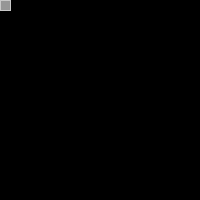
Frame 1 (no input)
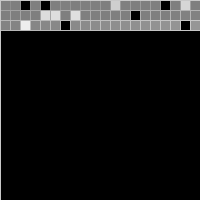
Frame 60 (the mouse pressed at the canvas centre just before this capture)
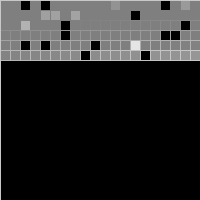
Frame 120 (the mouse held since frame 60 and released just before this capture)

The Processing sketch that drew these frames (run headless with seeded random() and noise(); from frame 60 on, the mouse is pressed at the canvas centre):

// Processing sketch: MultipleProbability
// ── MultipleProbability.pde
// Daniel Shiffman
// The Nature of Code
// ITP, Spring 2006
// http://www.shiffman.net/

int x,y;

void setup() {
  size(200,200);
  background(0);
  smooth();
}

void draw() {
  //create an alpha blended background
  fill(0,1);
  rect(0,0,width,height);

  //probabilities for 3 different cases (these need to add up to 100% since something always occurs here!)
  float p1   = 0.05;               // 5% chance of pure white occurring
  float p2 = 0.80 + p1;    // 80% chance of gray occuring
  //float p3  = 1.0 - p2 ; // 15% chance of black (we don't actually need this line since it is
  // by definit n, the "in all other cases" part of our else
    float num = random(1);                 // pick a random number between 0 and 1
  if (num <p1) {
    fill(255);
  } else if (num < p2) {
    fill(150);
  } else {
    fill(0);
  }
  
  stroke(200);
  rect(x,y,10,10);

  // X and Y walk through a grid
  x = (x + 10) % width;
  if (x == 0) y = (y + 10) % width;
}
